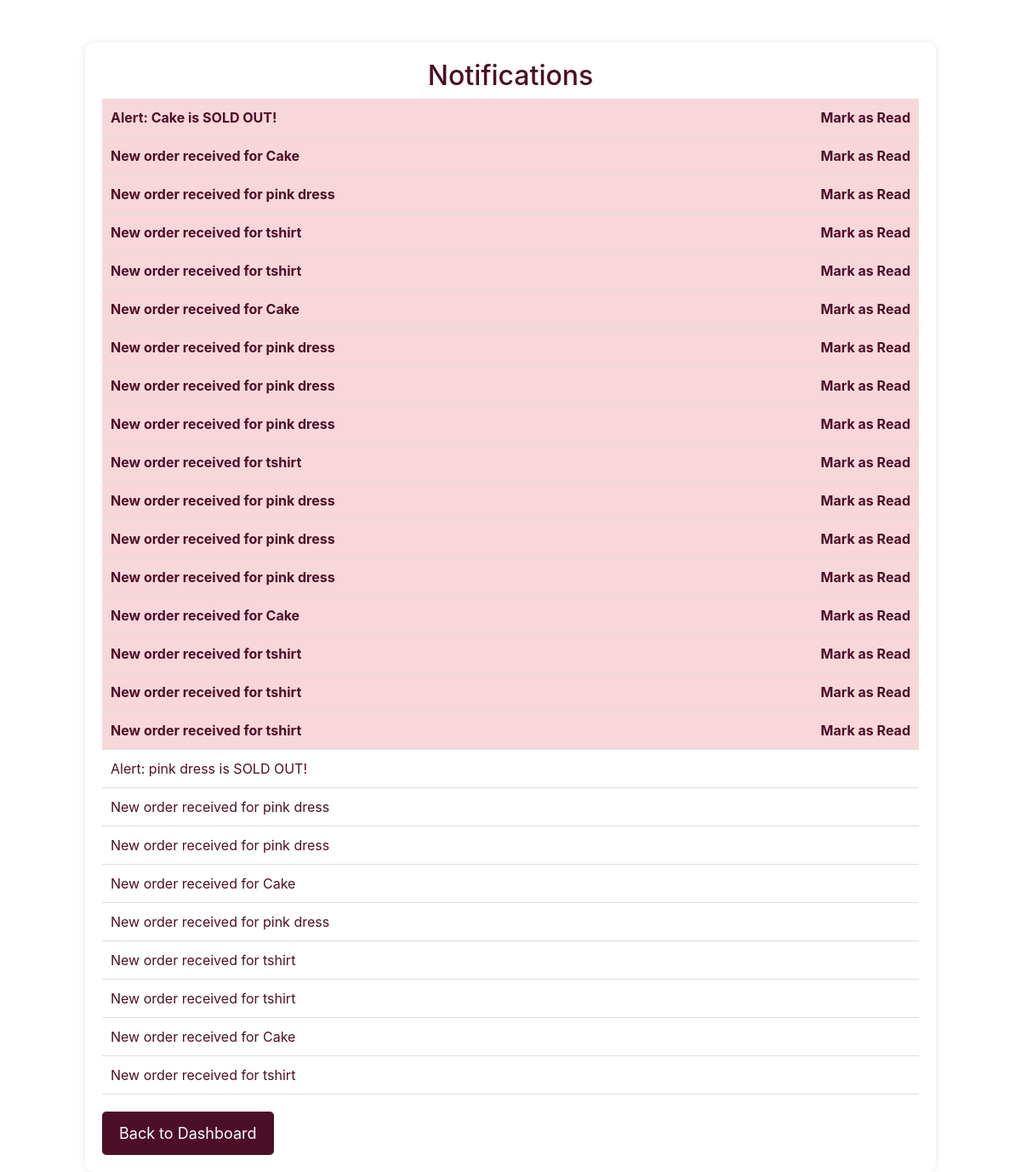
Screenshot of /notifications (signed in) with the database file from the repository.
### tables this page shows
CREATE TABLE notifications (
        id INTEGER PRIMARY KEY AUTOINCREMENT,
        manufacturer_id INTEGER NOT NULL,
        message TEXT NOT NULL,
        is_read INTEGER DEFAULT 0,  -- 0 = Unread, 1 = Read
        created_at TIMESTAMP DEFAULT CURRENT_TIMESTAMP,
        FOREIGN KEY (manufacturer_id) REFERENCES users(id)
        );

### app.py (the view)
@app.route('/notifications')
def notifications():
    if "user_id" not in session or session.get("user_type") != "manufacturer":
        flash("Unauthorized access!", "danger")
        return redirect(url_for("login"))
    manufacturer_id = session["user_id"]
    conn = sqlite3.connect("craftconnect.db")
    cursor = conn.cursor()
    cursor.execute("SELECT id, message, is_read FROM notifications WHERE manufacturer_id = ? ORDER BY id DESC", (manufacturer_id,))
    notifications = cursor.fetchall()
    conn.close()
    return render_template("notifications.html", notifications=notifications)

### templates/notifications.html (shortened to what this page needs)
<!DOCTYPE html>
<html lang="en">
<head>
    <link rel="stylesheet" href="{{ url_for('static', filename='css/styles.css') }}">
    <link rel="stylesheet" href="https://stackpath.bootstrapcdn.com/bootstrap/4.5.2/css/bootstrap.min.css">
</head>
<body>
    <div class="notification-container">
        <h2>Notifications</h2>
        {% if notifications %}
            {% for notification in notifications %}
                <div class="notification-item {% if not notification[2] %} unread {% endif %}" id="notif-{{ notification[0] }}">
                    <span>{{ notification[1] }}</span>
                    {% if not notification[2] %}
                    <span class="mark-read" onclick="markAsRead('{{ notification[0] }}')">Mark as Read</span>
                    {% endif %}
                </div>
            {% endfor %}
        {% else %}
            <p>No notifications available.</p>
        {% endif %}
        <a href="{{ url_for('manufacturer_dashboard') }}" class="button">Back to Dashboard</a>
    </div>
</body>
</html>

### static/css/styles.css (style rules this page uses)
body { margin: 0; padding: 0; overflow-x: hidden; font-family: Arial, sans-serif; background: white; color: #4D0F28; min-height: 100vh; box-sizing: border-box; width:100%; max-width: 100%; }
.button { display: inline-block; margin-top: 20px; padding: 12px 20px; font-size: 18px; background: #4D0F28; color: white; text-decoration: none; border-radius: 5px; transition: 0.3s ease; }
* { outline: none; box-sizing: border-box; max-width: 100vw; }

### templates/notifications.html (style rules this page uses)
.notification-container { max-width: 1000px; margin: auto; padding: 20px; background: #fff; box-shadow: 0px 0px 10px rgba(0, 0, 0, 0.1); border-radius: 10px; margin-top: 50px; }
.notification-container h2 { color: #4D0F28; text-align: center; }
.notification-item { padding: 10px; border-bottom: 1px solid #ddd; display: flex; justify-content: space-between; align-items: center; color: #4D0F28; }
.notification-item.unread { font-weight: bold; background: #f8d7da; }
.mark-read { cursor: pointer; color: #4D0F28; text-decoration: none; }

### rows the page displays
notifications: message "Alert: Cake is SOLD OUT!"
notifications: message "New order received for Cake"
notifications: message "New order received for pink dress"
notifications: message "New order received for tshirt"
notifications: message "New order received for tshirt"
notifications: message "New order received for Cake"
notifications: message "New order received for pink dress"
notifications: message "New order received for pink dress"
notifications: message "New order received for pink dress"
notifications: message "New order received for tshirt"
notifications: message "New order received for pink dress"
notifications: message "New order received for pink dress"
notifications: message "New order received for pink dress"
notifications: message "New order received for Cake"
notifications: message "New order received for tshirt"
notifications: message "New order received for tshirt"
notifications: message "New order received for tshirt"
notifications: message "Alert: pink dress is SOLD OUT!"
notifications: message "New order received for pink dress"
notifications: message "New order received for pink dress"
notifications: message "New order received for Cake"
notifications: message "New order received for pink dress"
notifications: message "New order received for tshirt"
notifications: message "New order received for tshirt"
notifications: message "New order received for Cake"
notifications: message "New order received for tshirt"
